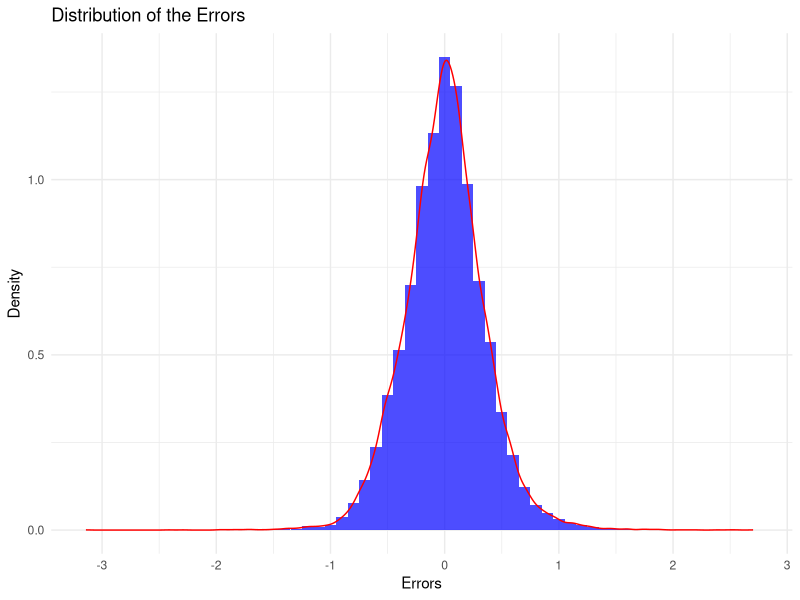
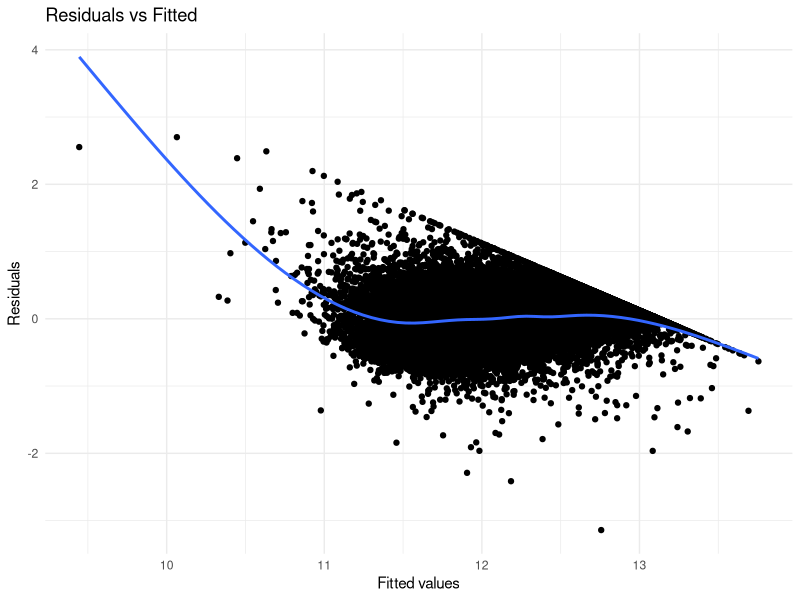
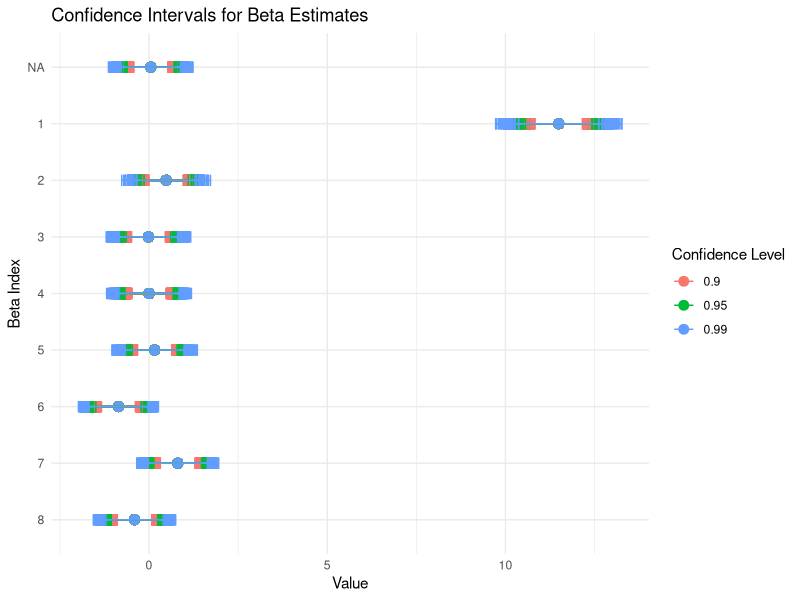
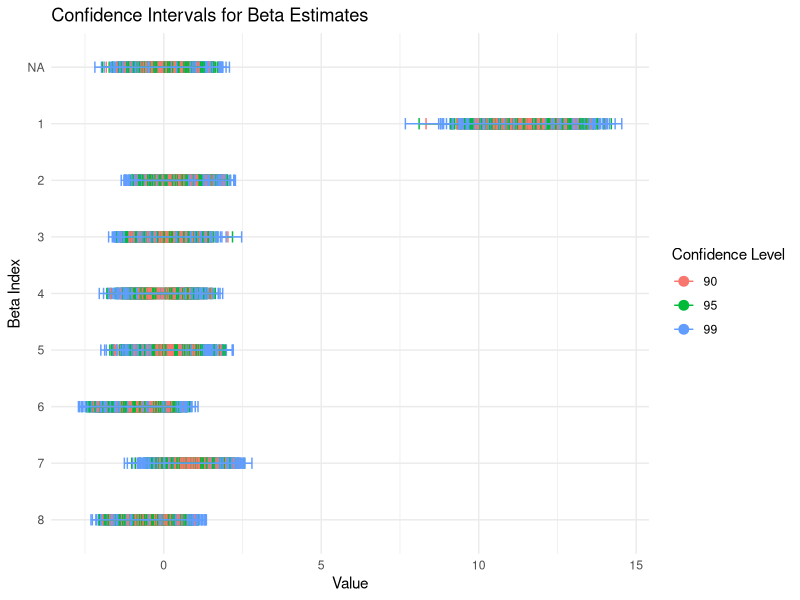
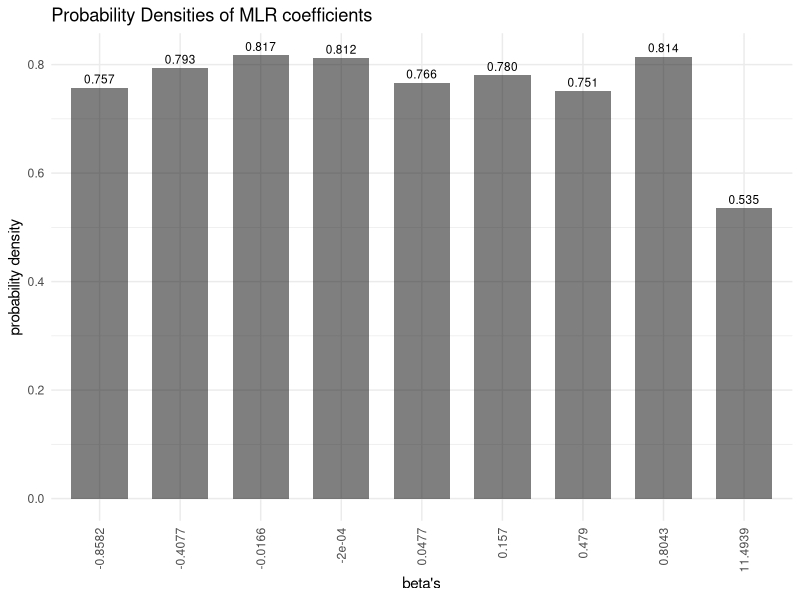

Reproduce these figures in R, in order.
library(tidyverse)
library(dplyr)
library(ggplot2)
library(car)

data <- read.csv("cadata.csv")
init_cols <- colnames(data)

data <- data %>%
  mutate(
    y = log(Median.House.Value, base = exp(1)),
    f1 = Median.Income,
    f2 = Median.Income^2,
    f3 = Median.Income^3,
    f4 = log(Housing.Median.Age, base = exp(1)),
    f5 = log(Total.Rooms/Population, base = exp(1)),
    f6 = log(Total.Bedrooms/Population, base = exp(1)),
    f7 = log(Population/Households, base = exp(1)),
    f8 = log(Households,base = exp(1))
  ) %>%
  select(y, f1:f8)

beta <- as.matrix(c(11.4939, 0.4790, -0.0166, -0.0002, 0.1570, -0.8582, 0.8043, -0.4077, 0.0477))
X <- as.matrix(cbind(1, data[,2:9]))
y <- as.matrix(data[,"y"])
y_hat <-  X %*% beta
errors <- y - y_hat
errors_square <- errors*2
var <- mean(errors_square)
# Plotting the distribution of errors
errors_data <- data.frame(errors = errors)
ggplot(errors_data, aes(x = errors)) +
  geom_histogram(aes(y=..density..), binwidth=0.1, fill="blue", alpha=0.7) + 
  geom_density(color="red") + 
  labs(title = "Distribution of the Errors", y = "Density", x = "Errors") + 
  theme_minimal()

# Checking dependence between the errors
res_data <- data.frame(residuals = errors, fitted = y_hat)
ggplot(res_data, aes(x = fitted, y = residuals)) +
  geom_point() +
  geom_smooth(se = FALSE) +
  labs(title="Residuals vs Fitted", x="Fitted values", y="Residuals") +
  theme_minimal()

# Checking for multicollinearity
vif_res <- vif(lm(y ~ f1 + f2 + f3 + f4 + f5 + f6 + f7 + f8, data = data))
print(vif_res)


beta_estimator <- solve(t(X) %*% X) %*% t(X) %*% y
estimator_var <- var*(solve(t(X) %*% X))

# part a
sample_size <- 100
num_samples <- 200
predictors <- 8

beta <- as.matrix(c(11.4939, 0.4790, -0.0166, -0.0002, 0.1570, -0.8582, 0.8043, -0.4077, 0.0477))
beta_hats <- matrix(0, nrow = num_samples, ncol = predictors + 1)
beta_probs <- matrix(0, nrow = num_samples, ncol = predictors + 1)
conf_data_1 <- data.frame()
conf_data_2 <- data.frame()

for (i in 1:num_samples) {
  t <- runif(sample_size * predictors)
  X <- cbind(1, matrix(t, sample_size, predictors))
  y <- X %*% beta + rnorm(sample_size)
  error <- y - X %*% beta
  
  var_cov_matrix <- (mean(error^2)) * solve(t(X) %*% X)
  se_beta <- sqrt(diag(var_cov_matrix))
  beta_hat <- solve(t(X) %*% X) %*% t(X) %*% y
  
  
  conf_levels <- c(0.90, 0.95, 0.99)
  z_values <- qnorm(1 - (1 - conf_levels) / 2)
  t_values <- qt(1 - (1 - conf_levels) / 2, df = sample_size-1)
  
  for (k in 1:length(beta)) {
    for (j in 1:length(conf_levels)) {
      lower_bound <- beta_hat[k] - t_values[j] * se_beta[k]
      upper_bound <- beta_hat[k] + t_values[j] * se_beta[k]
      conf_data_2 <- rbind(conf_data_2, data.frame(Beta = k,
                                                   Estimate = beta_hat[k],
                                                   ConfidenceLevel = conf_levels[j] * 100,
                                                   Lower = lower_bound,
                                                   Upper = upper_bound))
    }
  }
  
  # Compute and print confidence intervals
  for (k in 1:length(beta)) {
    for (j in 1:length(conf_levels)) {
      lower_bound <- beta[k] - z_values[j] * se_beta[k]
      upper_bound <- beta[k] + z_values[j] * se_beta[k]
      conf_data_1 <- rbind(conf_data_1, data.frame(beta_index = k,
                                               estimate = beta[k],
                                               confidence_level = conf_levels[j],
                                               lower_int = lower_bound,
                                               upper_int = upper_bound))
    }
  }
  
  beta_hats[i, ] <- beta_hat
  beta_probs[i, ] <- sapply(1:(predictors + 1), function(j) {
    dnorm(x = beta_hat[j], mean = beta[j], sd = sqrt(var_cov_matrix[j, j]))
  })
}

expected_beta_hats <- colMeans(beta_hats)
comp_data <- data.frame(actual = beta, expected_beta_hat = expected_beta_hats, beta_probs = colMeans(beta_probs))

print(comp_data)
# print(head(conf_data))

ggplot(conf_data_1, aes(y = factor(beta_index, levels = predictors:1), x = estimate)) +
  geom_point(aes(color = as.factor(confidence_level)), size = 3) +
  geom_errorbarh(aes(xmin = lower_int, xmax = upper_int, height = 0.2, color = as.factor(confidence_level))) +
  labs(title = "Confidence Intervals for Beta Estimates", x = "Value", y = "Beta Index", color = "Confidence Level") +
  theme_minimal()

# Plotting the confidence intervals
ggplot(conf_data_2, aes(y = factor(Beta, levels = predictors:1), x = Estimate)) +
  geom_point(aes(color = as.factor(ConfidenceLevel)), size = 3) +
  geom_errorbarh(aes(xmin = Lower, xmax = Upper, height = 0.2, color = as.factor(ConfidenceLevel))) +
  labs(title = "Confidence Intervals for Beta Estimates", x = "Value", y = "Beta Index", color = "Confidence Level") +
  theme_minimal()

# Return the bar plot
ggplot(comp_data, aes(x = as.factor(round(actual, 4)), y = beta_probs)) + 
  geom_bar(stat = "identity", fill = "black", alpha = 0.5, width = 0.7) +
  geom_text(aes(label=sprintf("%.3f", beta_probs)), vjust=-0.5, size=3.0) + 
  labs(title = "Probability Densities of MLR coefficients", x = "beta's", y = "probability density") + 
  theme_minimal() +
  theme(axis.text.x = element_text(angle = 90, vjust = 0.5, hjust=1))

